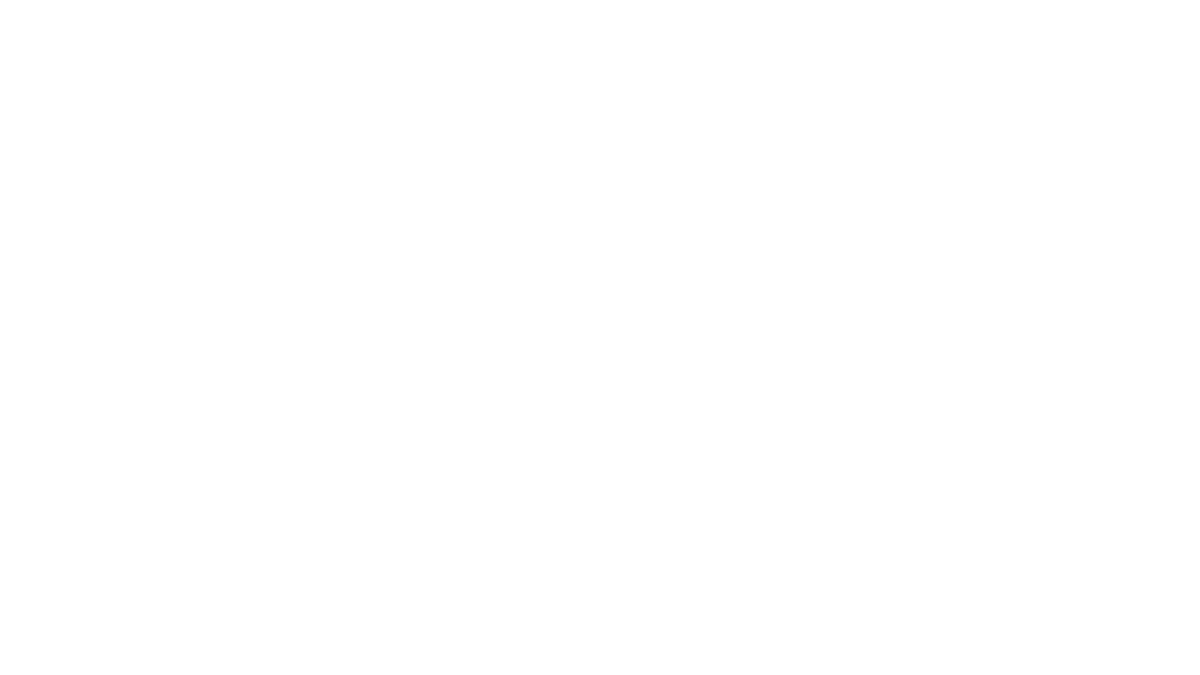
Frame 1 (no input)
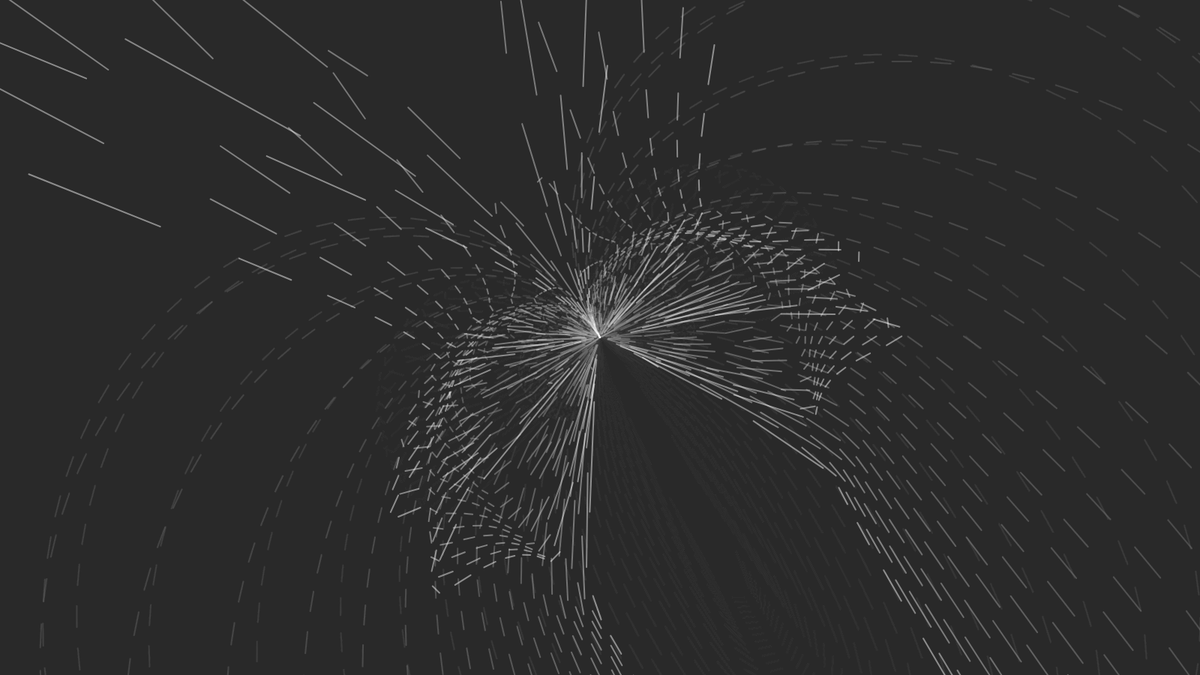
Frame 60 (no input)
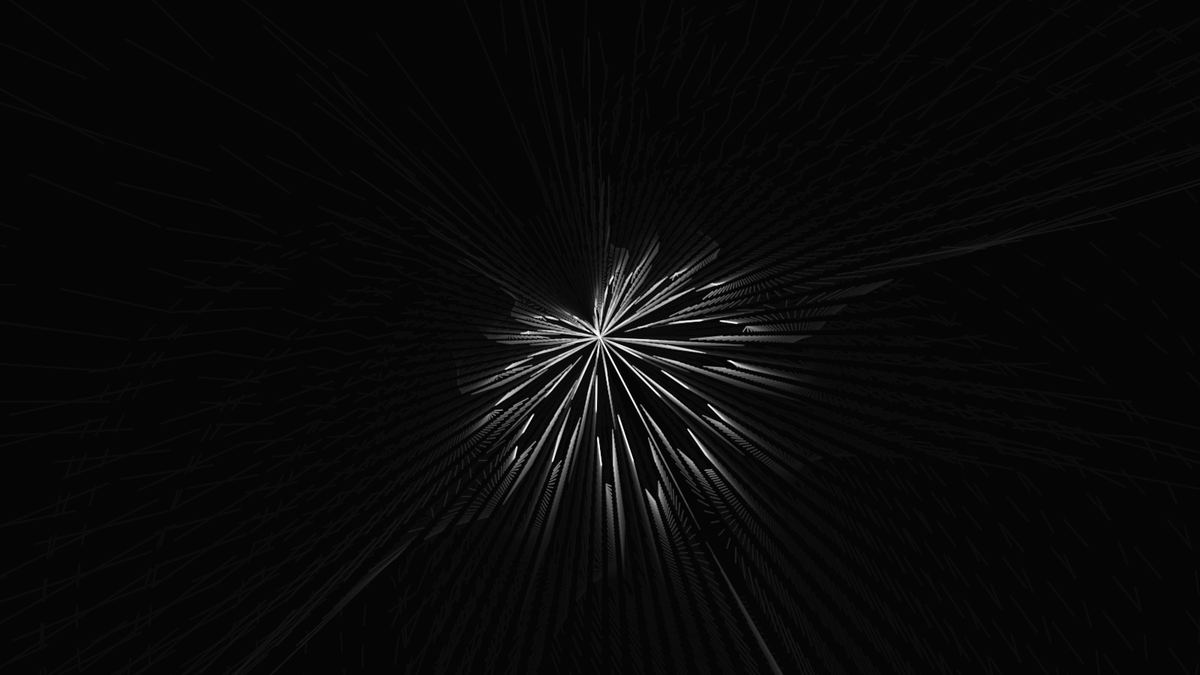
Frame 120 (the mouse pressed at the canvas centre since frame 60)

The p5.js sketch that drew these frames (run headless with seeded random() and noise() and a simulated clock; from frame 60 on, the mouse is pressed at the canvas centre):

// p5.js sketch
// ── sketch.js
var numpoints = 200;
var col;
var alph;
var w = [];
var off = [];

function setup() 
{
  createCanvas(1600, 900);
  smooth();
  strokeWeight(2);
  refresh();
}

function refresh()
{
  for (var i=0; i<6; i++) {
    w.push(random(0.001,0.02));
    off.push(random(10));
  }
  col = color(0, 0, 0);
  alph = 0;
}

function draw() 
{
 
  //background(50);
  //rotateX(millis() / 1000);
  
  // update superformula parameters
  var a  = map( sin(w[0]*frameCount + off[0]), -1, 1, -1, 1);
  var b  = map( sin(w[1]*frameCount + off[1]), -1, 1, -1, 1); 
  var m  = map( sin(w[2]*frameCount + off[2]), -1, 1, -20, 50);
  var n1 = map( sin(w[3]*frameCount + off[3]), -1, 1,  5, 10);
  var n2 = map( sin(w[4]*frameCount + off[4]), -1, 1, -10, 10);
  var n3 = map( sin(w[5]*frameCount + off[5]), -1, 1, -10, 10);
 
  // fade background
  alph = lerp(alph, 30, 0.01);
  fill(0, alph);
  noStroke();
  rect(0, 0, width, height);
 
  // rotate screen
  translate(width/2, height/2);
  rotate(map(noise(0.0001*frameCount), 0, 1, -PI, PI));
  
  stroke(255, 120);
  fill(col, 20);
  beginShape(LINES);
  for (var i=0; i<numpoints; i++) {
    var long = lerp(-PI, PI, i/numpoints);
    var r1 = pow( (pow( abs(cos(m*long/4)/a), n2 ) +
                    pow( abs(sin(m*long/4)/b), n3 ) ), -1/n1 );
    var lat = lerp(-HALF_PI, HALF_PI, i/numpoints);
    var r2 = pow( (pow( abs(cos(m*lat/4)/a), n2 ) +
                    pow( abs(sin(m*lat/4)/b), n3 ) ), -1/n1 );
    var x = 300 * r1 * cos(long) * r2 * cos(lat);
    var y = 300 * r1 * sin(long) * r2 * cos(lat);
    var z = 300 * r2 * sin(lat);
    curveVertex(x, y, z);
  }
  endShape(CLOSE);
  
  if (frameCount % 360 == 0) refresh();
}

//function mousePressed() {
//  setup();
//}

// ── userListener.js
var window = window.addEventListener("message", function(event) {
  alert("The other window's function executed.");
  console.log("eppure, sentire");
}, false);
